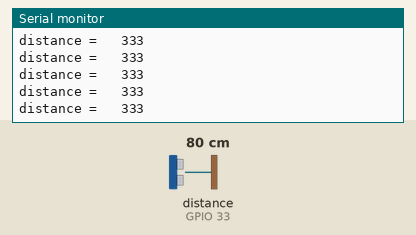
This sketch was run on a simulated ESP32. Parts: the last lines printed to the serial monitor. Wiring (inferred from the names in the program): ultrasonic range finder: trigger GPIO 32; echo GPIO 33. The test bench sets the inputs (shaded band); at power-on: distance to the obstacle (sensor on GPIO 33) 80 cm. The echo pulse lasts 58.3 µs per cm.

Above: at 1.2 s.
1.3 s: distance to the obstacle (sensor on GPIO 33) set to 2 cm
At 1.59 s:
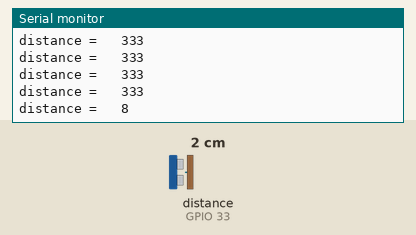
2.8 s: distance to the obstacle (sensor on GPIO 33) set to 4 cm
At 2.8 s:
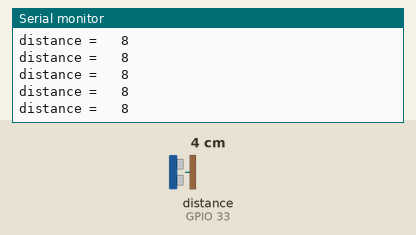
Timing chart, 0 to 5.8 s (numbered marks = the images above; inputs shaded):
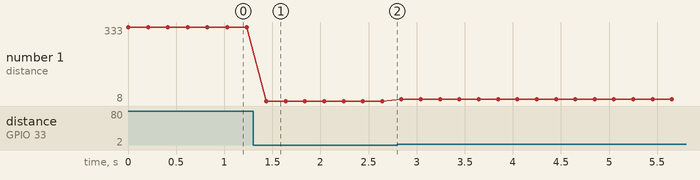

The sketch:

checkultra.ino
```cpp
const int echo = 33 , trig = 32;
long duration,cm;


void setup() {
  Serial.begin(115200);
  setultra();


}
void setultra()
{
  pinMode(trig,OUTPUT);
  pinMode(echo,INPUT);
}
void loop() {
  updateultra();
  delay(200);

}
void updateultra()
{
  digitalWrite(trig,LOW);
  delayMicroseconds(2);
  digitalWrite(trig,HIGH);
  delayMicroseconds(10);
  digitalWrite(trig,LOW);
  duration = pulseIn(echo,HIGH);
  cm = mstocm(duration);
  Serial.print("distance = ");
  Serial.print("\t");
  Serial.print(cm);
  Serial.print("\n");
}
long mstocm(long ms)
{
  return ms/(29/2);
}
```

Measured:
- after the input at 1.3 s, the serial monitor: prints a new line after 0.14 s (image 1)
- plotted number 1: 333 → 8 after the input at 1.3 s, 8 → 16 after the input at 2.8 s
